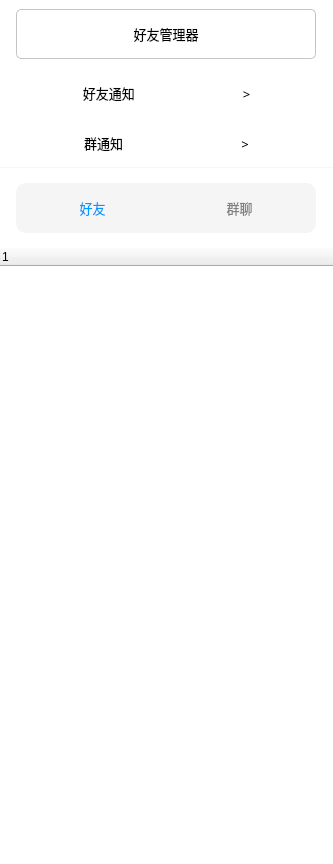
<?xml version="1.0" encoding="UTF-8"?>
<ui version="4.0">
 <class>FriendManager</class>
 <widget class="QWidget" name="FriendManager">
  <property name="geometry">
   <rect>
    <x>0</x>
    <y>0</y>
    <width>333</width>
    <height>864</height>
   </rect>
  </property>
  <property name="windowTitle">
   <string>Form</string>
  </property>
  <property name="styleSheet">
   <string notr="true">QWidget#FriendManager{
	background-color:white;
}</string>
  </property>
  <layout class="QVBoxLayout" name="verticalLayout_2">
   <property name="spacing">
    <number>0</number>
   </property>
   <property name="leftMargin">
    <number>0</number>
   </property>
   <property name="topMargin">
    <number>0</number>
   </property>
   <property name="rightMargin">
    <number>0</number>
   </property>
   <property name="bottomMargin">
    <number>0</number>
   </property>
   <item>
    <widget class="QWidget" name="widgetManagerBtn" native="true">
     <property name="minimumSize">
      <size>
       <width>0</width>
       <height>60</height>
      </size>
     </property>
     <property name="maximumSize">
      <size>
       <width>16777215</width>
       <height>16777215</height>
      </size>
     </property>
     <property name="baseSize">
      <size>
       <width>0</width>
       <height>0</height>
      </size>
     </property>
     <property name="styleSheet">
      <string notr="true">QPushButton{
	border-radius:5px;
	border:none;
	border:1px solid rgb(196,196,196);
}

QPushButton:hover{
	background-color:rgb(245,245,245);
}</string>
     </property>
     <layout class="QHBoxLayout" name="horizontalLayout">
      <item>
       <widget class="QPushButton" name="pushButton">
        <property name="minimumSize">
         <size>
          <width>0</width>
          <height>50</height>
         </size>
        </property>
        <property name="maximumSize">
         <size>
          <width>300</width>
          <height>50</height>
         </size>
        </property>
        <property name="font">
         <font>
          <family>Microsoft YaHei</family>
          <pointsize>10</pointsize>
         </font>
        </property>
        <property name="text">
         <string>好友管理器</string>
        </property>
       </widget>
      </item>
     </layout>
    </widget>
   </item>
   <item>
    <widget class="QWidget" name="widgetMsgBtn" native="true">
     <property name="sizePolicy">
      <sizepolicy hsizetype="Preferred" vsizetype="Minimum">
       <horstretch>0</horstretch>
       <verstretch>0</verstretch>
      </sizepolicy>
     </property>
     <property name="minimumSize">
      <size>
       <width>0</width>
       <height>100</height>
      </size>
     </property>
     <property name="maximumSize">
      <size>
       <width>16777215</width>
       <height>100</height>
      </size>
     </property>
     <property name="styleSheet">
      <string notr="true">QWidget#widgetMsgBtn{
	border-bottom:1px solid rgb(246,246,246);
}
QPushButton{
	border:none;
	background:transparent;
}
QPushButton:hover{
	background-color:rgb(245,245,245);
}</string>
     </property>
     <layout class="QVBoxLayout" name="verticalLayout_3">
      <property name="spacing">
       <number>0</number>
      </property>
      <property name="leftMargin">
       <number>0</number>
      </property>
      <property name="topMargin">
       <number>0</number>
      </property>
      <property name="rightMargin">
       <number>0</number>
      </property>
      <property name="bottomMargin">
       <number>0</number>
      </property>
      <item>
       <widget class="QPushButton" name="btnFriendMsg">
        <property name="sizePolicy">
         <sizepolicy hsizetype="Expanding" vsizetype="Expanding">
          <horstretch>0</horstretch>
          <verstretch>0</verstretch>
         </sizepolicy>
        </property>
        <property name="font">
         <font>
          <family>Microsoft YaHei</family>
          <pointsize>10</pointsize>
         </font>
        </property>
        <property name="text">
         <string>好友通知                                &gt;</string>
        </property>
       </widget>
      </item>
      <item>
       <widget class="QPushButton" name="btnGroupMsg">
        <property name="sizePolicy">
         <sizepolicy hsizetype="Expanding" vsizetype="Expanding">
          <horstretch>0</horstretch>
          <verstretch>0</verstretch>
         </sizepolicy>
        </property>
        <property name="font">
         <font>
          <family>Microsoft YaHei</family>
          <pointsize>10</pointsize>
         </font>
        </property>
        <property name="text">
         <string>群通知                                   &gt;</string>
        </property>
       </widget>
      </item>
     </layout>
    </widget>
   </item>
   <item>
    <widget class="QWidget" name="widgetChoose" native="true">
     <property name="sizePolicy">
      <sizepolicy hsizetype="Preferred" vsizetype="Minimum">
       <horstretch>0</horstretch>
       <verstretch>0</verstretch>
      </sizepolicy>
     </property>
     <property name="minimumSize">
      <size>
       <width>0</width>
       <height>80</height>
      </size>
     </property>
     <property name="styleSheet">
      <string notr="true">QPushButton#btnGroup{
	border:none;
	border-radius:10px;
	background-color:transparent;
	color:rgb(127,127,127);
}

QPushButton#btnFriend{
	border:none;
	border-radius:10px;
	background-color:transparent;
	color:rgb(0,153,255);
}

QPushButton:hover{
	color:rgb(190,190,190);
}

QWidget#widgetChooseBtn{
	background-color:rgb(245,245,245);
	border-radius:10px;
}</string>
     </property>
     <layout class="QHBoxLayout" name="horizontalLayout_5">
      <item>
       <widget class="QWidget" name="widgetChooseBtn" native="true">
        <property name="sizePolicy">
         <sizepolicy hsizetype="Minimum" vsizetype="Minimum">
          <horstretch>0</horstretch>
          <verstretch>0</verstretch>
         </sizepolicy>
        </property>
        <property name="minimumSize">
         <size>
          <width>300</width>
          <height>50</height>
         </size>
        </property>
        <property name="maximumSize">
         <size>
          <width>300</width>
          <height>50</height>
         </size>
        </property>
        <layout class="QHBoxLayout" name="horizontalLayout_4">
         <property name="leftMargin">
          <number>6</number>
         </property>
         <property name="topMargin">
          <number>4</number>
         </property>
         <property name="rightMargin">
          <number>6</number>
         </property>
         <property name="bottomMargin">
          <number>4</number>
         </property>
         <item>
          <widget class="QPushButton" name="btnFriend">
           <property name="sizePolicy">
            <sizepolicy hsizetype="Minimum" vsizetype="Minimum">
             <horstretch>0</horstretch>
             <verstretch>0</verstretch>
            </sizepolicy>
           </property>
           <property name="minimumSize">
            <size>
             <width>0</width>
             <height>40</height>
            </size>
           </property>
           <property name="maximumSize">
            <size>
             <width>16777215</width>
             <height>40</height>
            </size>
           </property>
           <property name="font">
            <font>
             <family>Microsoft YaHei</family>
             <pointsize>10</pointsize>
            </font>
           </property>
           <property name="text">
            <string>好友</string>
           </property>
          </widget>
         </item>
         <item>
          <widget class="QPushButton" name="btnGroup">
           <property name="sizePolicy">
            <sizepolicy hsizetype="Minimum" vsizetype="Minimum">
             <horstretch>0</horstretch>
             <verstretch>0</verstretch>
            </sizepolicy>
           </property>
           <property name="minimumSize">
            <size>
             <width>0</width>
             <height>40</height>
            </size>
           </property>
           <property name="maximumSize">
            <size>
             <width>16777215</width>
             <height>40</height>
            </size>
           </property>
           <property name="font">
            <font>
             <family>Microsoft YaHei</family>
             <pointsize>10</pointsize>
            </font>
           </property>
           <property name="text">
            <string>群聊</string>
           </property>
          </widget>
         </item>
        </layout>
       </widget>
      </item>
     </layout>
    </widget>
   </item>
   <item>
    <widget class="QWidget" name="widgetTree" native="true">
     <layout class="QVBoxLayout" name="verticalLayout">
      <property name="spacing">
       <number>0</number>
      </property>
      <property name="leftMargin">
       <number>0</number>
      </property>
      <property name="topMargin">
       <number>0</number>
      </property>
      <property name="rightMargin">
       <number>0</number>
      </property>
      <property name="bottomMargin">
       <number>0</number>
      </property>
      <item>
       <widget class="QStackedWidget" name="stackedWidgetTree">
        <property name="styleSheet">
         <string notr="true">QWidget{
	border:none;
}
QTreeWidget{
	background:transparent;
	border:none;
}
QTreeWidget::item{
	border:none;
	background:transparent;
}
QTreeWidget::item:hover{
	border:none;
	background:transparent;
}
QTreeWidget::item:focused{
	border:none;
	background:transparent;
}
QTreeWidget::item:selected{
	border:none;
	background:transparent;
}</string>
        </property>
        <property name="currentIndex">
         <number>0</number>
        </property>
        <widget class="QWidget" name="pageFriend">
         <layout class="QVBoxLayout" name="verticalLayout_4">
          <property name="spacing">
           <number>0</number>
          </property>
          <property name="leftMargin">
           <number>0</number>
          </property>
          <property name="topMargin">
           <number>0</number>
          </property>
          <property name="rightMargin">
           <number>0</number>
          </property>
          <property name="bottomMargin">
           <number>0</number>
          </property>
          <item>
           <widget class="QTreeWidget" name="treeWidgetFriend">
            <property name="sizePolicy">
             <sizepolicy hsizetype="Expanding" vsizetype="Expanding">
              <horstretch>0</horstretch>
              <verstretch>0</verstretch>
             </sizepolicy>
            </property>
            <property name="styleSheet">
             <string notr="true">QScrollBar:vertical{
	background-color: transparent;
	width:10px;
	margin:0px;
	border-radius:5px;
}
QScrollBar::handle:vertical{
	background-color: rgb(215,215,215);
	border-radius:5px;
}
QScrollBar::add-line:vertical, QScrollBar::sub-line:vertical{
	height:0px;
}
QScrollBar::add-page:vertical, QScrollBar::sub-page:vertical{
	background: transparent;
}</string>
            </property>
            <column>
             <property name="text">
              <string notr="true">1</string>
             </property>
            </column>
           </widget>
          </item>
         </layout>
        </widget>
        <widget class="QWidget" name="pageGroup">
         <layout class="QVBoxLayout" name="verticalLayout_5">
          <property name="spacing">
           <number>0</number>
          </property>
          <property name="leftMargin">
           <number>0</number>
          </property>
          <property name="topMargin">
           <number>0</number>
          </property>
          <property name="rightMargin">
           <number>0</number>
          </property>
          <property name="bottomMargin">
           <number>0</number>
          </property>
          <item>
           <widget class="QTreeWidget" name="treeWidgetGroup">
            <column>
             <property name="text">
              <string notr="true">1</string>
             </property>
            </column>
           </widget>
          </item>
         </layout>
        </widget>
       </widget>
      </item>
     </layout>
    </widget>
   </item>
  </layout>
 </widget>
 <resources/>
 <connections/>
</ui>
